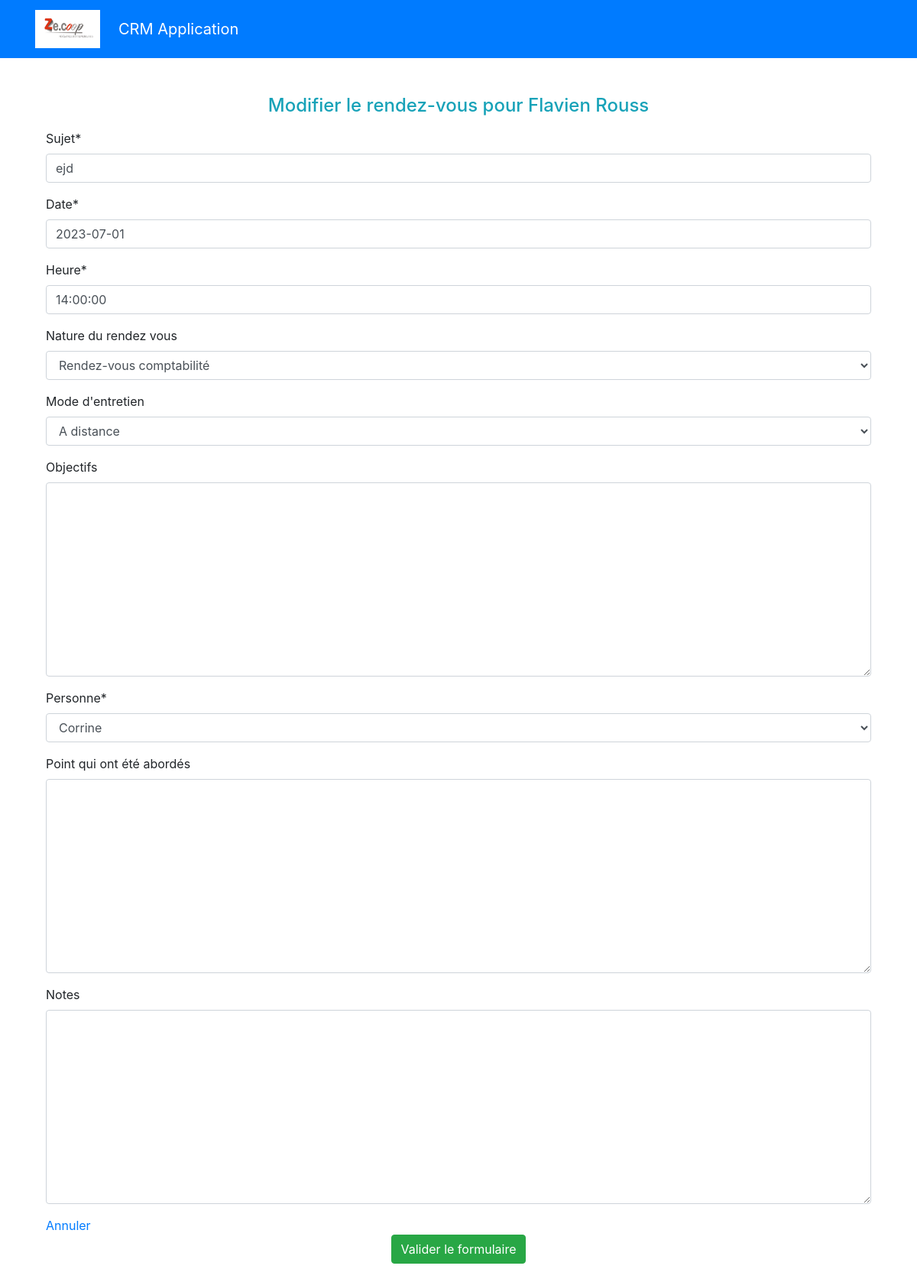
The page /home/1/rendezvous/23/update/ on the database its author committed.
### appflux/models.py (models this page shows, shortened)
class Entrepreneur(models.Model):
    STRUCTURE = (
    ('Impulsions', 'Impulsions'),
    ('Eclosion', 'Eclosions')
)
    nom = models.CharField (max_length=30,)
    prenom = models.CharField(max_length=30, verbose_name="prénom")
    matricule = models.CharField(max_length=30, blank=True)
    photo = models.ImageField(default='avatar.jpg', upload_to='entrepreneur_avatars', blank=True,)
    telephone = models.CharField(max_length=15 ,blank=True, verbose_name="téléphone")
    structure = models.CharField(max_length=40, choices=STRUCTURE)
    email =  models.EmailField()
    nationalite = models.CharField(max_length=150, verbose_name="nationalité")
    naissance = models.CharField(max_length=100, verbose_name="pays de naissance",)
    numero = models.CharField( max_length=15 ,verbose_name="numéro de téléphone professionel", blank=True)
    adresse_postal = models.CharField(max_length=200, verbose_name="Code")
    adresse = models.CharField(max_length=200, blank=True, null=True)
    securite_social = models.CharField(max_length=240, blank=True, verbose_name=" Numéro de sécurité social")
    date_naissance = models.DateField(verbose_name="date de naissance")
    ville = models.CharField(max_length=120, verbose_name="lieu de résidence", blank=True )
    fonction = models.CharField(max_length=240, blank=True,)
    date_entree = models.DateField(blank=True, null= True, verbose_name="date d'entrée dans la CAE")
    debut = models.DateField(blank=True, null=True, verbose_name="date du début du contrat")
    motif = models.CharField(max_length=240, blank=True, verbose_name=' Contrat de travail', choices=TRAVAIL)
    activite = models.CharField(max_length=40, blank=True, verbose_name="type de activité", choices=ACTIVITE)
    manager = models.ForeignKey(User, on_delete=models.CASCADE, null=True, blank=True)

class RendezVous(models.Model):
    entrepreneur = models.ForeignKey(Entrepreneur, on_delete=models.CASCADE)
    sujet = models.CharField(max_length=255)
    date = models.DateField()
    heure = models.TimeField()
    nature = models.CharField(max_length=240, verbose_name=' Nature du rendez vous', choices=NATURE, blank=True)
    lieu = models.CharField(max_length=100, choices=LIEU, verbose_name='Mode d\'entretien', blank=True)
    objectifs = models.TextField(blank=True)
    personne = models.ForeignKey(User, on_delete=models.CASCADE)
    points = models.TextField(max_length=1000, verbose_name='Point qui ont été abordés', blank=True)
    notes = models.TextField(blank=True)

### appflux/views.py (the view)
# urls.py: path('home/<int:entrepreneur_id>/rendezvous/<int:rendezvous_id>/update/', appflux.views.rendez_vous_update, name='rendezvous_update'),
def rendez_vous_update(request, entrepreneur_id, rendezvous_id):
    entrepreneur = get_object_or_404(Entrepreneur, pk=entrepreneur_id)
    rendezvous = get_object_or_404(RendezVous, pk=rendezvous_id)
    if request.method == "POST":
        form = RendezVousForm(request.POST, instance=rendezvous)
        if form.is_valid():
            rendezvous = form.save(commit=False)
            rendezvous.save()
            subject = f"Rendez-vous modifié avec {entrepreneur.nom}"
            message = f"Bonjour {entrepreneur.nom} {entrepreneur.prenom},\n\nVotre rendez-vous  a été modifié. Les nouvelles informations sont :\n\nNature : {rendezvous.nature}\nSujet : {rendezvous.sujet}\nObjectifs : {rendezvous.objectifs} \n\n\nLieu : {rendezvous.lieu}\nHeure : {rendezvous.heure}\nDate : {rendezvous.date}\n\nCordialement,\n ZECOOP"
            from_email = settings.EMAIL_HOST_USER
            recipient_list = [entrepreneur.email]
            send_mail(subject, message, from_email, recipient_list)
            return redirect('entrepreneur_detail', entrepreneur_id=entrepreneur_id)
    else:
        form = RendezVousForm(instance=rendezvous)
    context = {
        'entrepreneur': entrepreneur,
        'rendezvous': rendezvous,
        'form': form,
    }
    return render(request, 'appflux/rendezvous_update.html', context)

### appflux/forms.py
class RendezVousForm (forms.ModelForm):
    class Meta :
        model = RendezVous
        fields = ['sujet', 'date', 'heure','nature','lieu','objectifs', 'personne','points','notes']

### appflux/templates/appflux/rendezvous_update.html (shortened to what this page needs)
{% extends 'base.html' %}
{% load crispy_forms_tags %}
{% block content %}
<h4  class="text-info text-center"> Modifier le rendez-vous pour {{entrepreneur.prenom}}  {{entrepreneur.nom}} </h4>
<div class="container mt-3">
  <form method="POST" enctype="multipart/form-data" action="" style="height: min-content; ">
      <div class = "col-sm-12">
          {{ form|crispy }}
          <a href = "{% url 'entrepreneur_detail' entrepreneur.id %}" > Annuler</a>
      </div>
      <div class="text-center">
      <input class="btn btn-success text-center" type="submit" value="Valider le formulaire">
      </div>
  </form>
</div>
{% endblock %}

### rows shown on the page
Entrepreneur: prenom "Flavien", nom "Rouss"
RendezVous: sujet "ejd", date "2023-07-01", heure "14:00:00", nature "Rendez-vous comptabilité", lieu "A distance", personne "Corrine"
